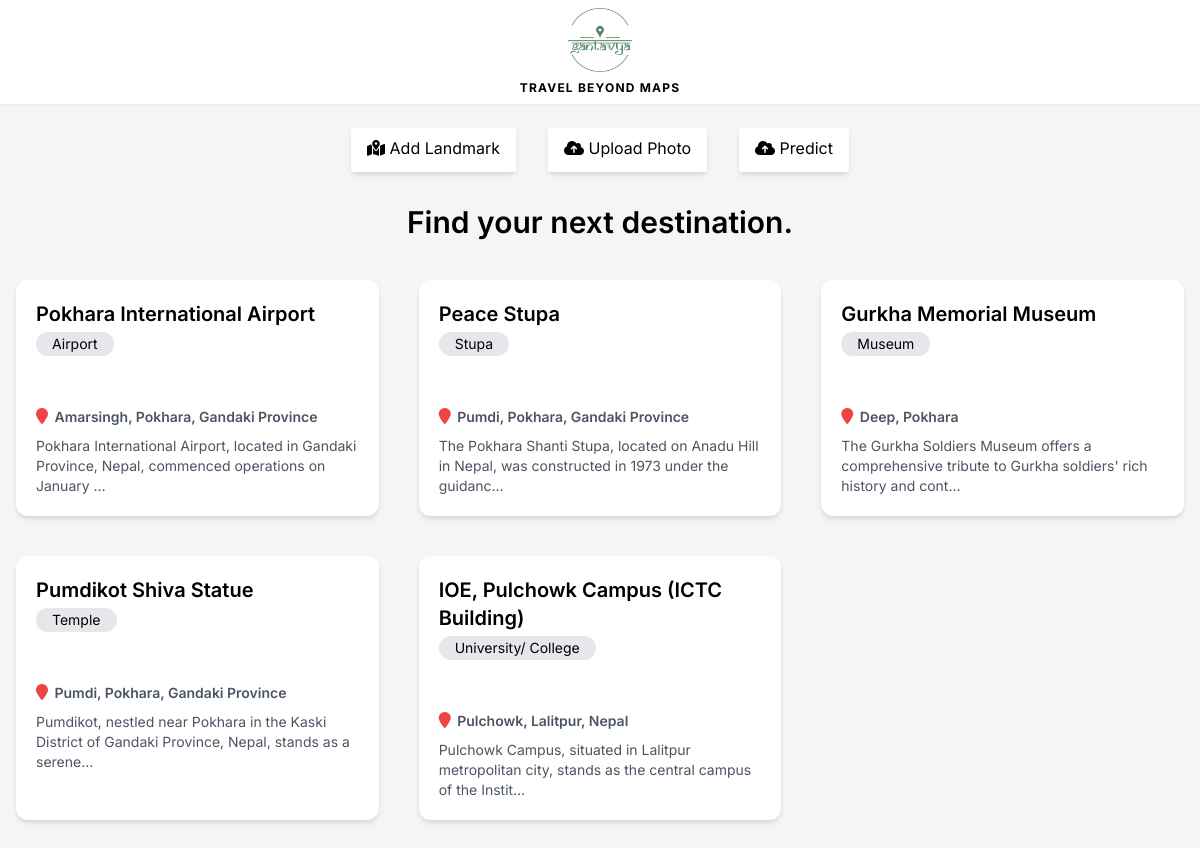
The page / on the database its author committed.
### base/models.py (models this page shows, shortened)
class Landmark(models.Model):
    name = models.CharField(max_length=300,blank=False, null=False) # Pumdikot Shiva Statue
    address = models.CharField(max_length=300,blank=False, null=False) # Pumdikot
    type = models.CharField(max_length=300,blank=False, null=False) # Temple
    description = models.TextField(null=True, blank=True)
    facts = models.TextField(null=True, blank=True)
    longitude = models.CharField(max_length=50, null=True, blank=True)
    latitude = models.CharField(max_length=50, null=True, blank=True)
    saved_by = models.ManyToManyField(User, related_name='saved_landmarks', blank=True) # landmark saved by users
    pred_history = models.ManyToManyField(User, related_name='predicted_landmarks', blank=True) # landmark predicted by users
    updated = models.DateTimeField(auto_now=True)
    created = models.DateTimeField(auto_now_add=True)

### base/views.py (the view)
# urls.py: path("", views.landmark_list, name="list_landmarks"),
def landmark_list(request):
    all_landmarks = Landmark.objects.all()
    photos = {}
    for landmark in all_landmarks:
        photo = landmark.photos.all()[:2]
        photos[landmark.id] = photo
    return render(request, 'base/Home.html', {'landmarks':all_landmarks, 'photos':photos})

### base/templates/base/Home.html (shortened to what this page needs)
{% extends 'base/index.html' %} {% load mytags %}  {% block body %}
<h1 class="text-3xl font-semibold tracking-loose text-center mt-2 mb-10">
	Find your next destination.
</h1>
<main>
	<div class="grid grid-cols-1 md:grid-cols-2 lg:grid-cols-3 gap-10">
		{% for landmark in landmarks %}
		<div
			class="bg-white shadow-md hover:shadow-lg duration-300 ease-in-out rounded-xl p-5"
		>
			<a href="{% url 'landmark_detail' landmark.id  %}">
				{% for key, value in photos.items %} {% if landmark.id == key %}
				<div class="flex flex-col gap-1 items-start">
					<h1 class="text-xl font-semibold">{{landmark.name}}</h1>
					<p class="text-sm bg-gray-200 rounded-full px-4 py-0.5 w-fit">
						{{landmark.type}}
					</p>
				</div>
				<div class="flex flex-col items-start gap-2 justify-between">
					<p>
						<i
							class="fas fa-map-marker text-red-500 mr-0.5"
							aria-hidden="true"
						></i>
						<span class="text-sm font-semibold text-gray-600"
							>{{landmark.address}}
						</span>
					</p>
					<p class="text-gray-600 text-sm">
						{{ landmark.description|truncatechars:100 }}
					</p>
				</div>
				{% endif %} {% endfor %}
			</a>
		</div>
		{% endfor %}
	</div>
</main>
{% endblock %}

### base/templates/base/index.html (shortened to what this page needs)
{% load static %}
<!DOCTYPE html>
<html lang="en">
	<head>
		<script src="https://cdn.tailwindcss.com"></script>
		<link
			rel="stylesheet"
			href="https://cdnjs.cloudflare.com/ajax/libs/font-awesome/6.0.0-beta3/css/all.min.css"
		/>
		<link rel="stylesheet" href="{% static 'styles/css/globals.css' %}" />
	</head>
	<body>
		<header class="shadow-sm mb-4 fixed top-0 inset-x-0 bg-white">
			<nav
				class="container max-w-7xl mx-auto px-4 py-2 flex w-full items-center gap-2 justify-center"
			>
				<a href="{% url 'list_landmarks' %}">
					<div class="flex flex-col items-center gap-2">
						<img
							src="{% static 'images/logos/logo_green.png' %}"
							alt="logo"
							class="w-16 object-contain"
						/>
						<h1 class="tracking-widest font-bold text-xs uppercase">
							Travel Beyond Maps
						</h1>
					</div>
				</a>
			</nav>
		</header>
		<div
			class="container mx-auto max-w-7xl mt-[120px] flex items-center justify-center gap-8 py-2"
		>
			<a href="{% url 'create_landmark' %}">
				<div
					class="bg-white shadow-md hover:text-blue-800 rounded-sm px-4 py-2 border-b-4 border-b-transparent hover:border-b-blue-700 duration-500 hover:cursor-pointer ease-in-out"
				>
					<i class="fas fa-map-location-dot"></i>
					<span>Add Landmark </span>
				</div>
			</a>
			<a href="{% url 'upload_photo' landmark_id=1 %}">
				<div
					class="bg-white shadow-md hover:text-blue-800 rounded-sm px-4 py-2 border-b-4 border-b-transparent hover:border-b-blue-700 duration-300 hover:cursor-pointer ease-in-out"
				>
					<i class="fas fa-cloud-upload-alt"></i>
					<span>Upload Photo </span>
				</div>
			</a>
			<a href="{% url 'prediction' %}">
				<div
					class="bg-white shadow-md hover:text-blue-800 rounded-sm px-4 py-2 border-b-4 border-b-transparent hover:border-b-blue-700 duration-300 hover:cursor-pointer ease-in-out"
				>
					<i class="fas fa-cloud-upload-alt"></i>
					<span>Predict </span>
				</div>
			</a>
		</div>
		<section class="container mx-auto max-w-7xl px-4 pt-4 pb-8">
			{% block body %} {% endblock %}
		</section>
	</body>
</html>

### static/styles/css/globals.css (style rules this page uses)
* { margin: 0; padding: 0; box-sizing: border-box; font-family: 'Inter', sans-serif; }
html { scroll-behavior: smooth; }
body { background-color: #f5f5f5; }

### rows shown on the page
Landmark: name "Pokhara International Airport", type "Airport", address "Amarsingh, Pokhara, Gandaki Province", description "Pokhara International Airport, located in Gandaki Province, Nepal, commenced operations on January …"
Landmark: name "Peace Stupa", type "Stupa", address "Pumdi, Pokhara, Gandaki Province", description "The Pokhara Shanti Stupa, located on Anadu Hill in Nepal, was constructed in 1973 under the guidanc…"
Landmark: name "Gurkha Memorial Museum", type "Museum", address "Deep, Pokhara", description "The Gurkha Soldiers Museum offers a comprehensive tribute to Gurkha soldiers' rich history and cont…"
Landmark: name "Pumdikot Shiva Statue", type "Temple", address "Pumdi, Pokhara, Gandaki Province", description "Pumdikot, nestled near Pokhara in the Kaski District of Gandaki Province, Nepal, stands as a serene…"
Landmark: name "IOE, Pulchowk Campus (ICTC Building)", type "University/ College", address "Pulchowk, Lalitpur, Nepal", description "Pulchowk Campus, situated in Lalitpur metropolitan city, stands as the central campus of the Instit…"
